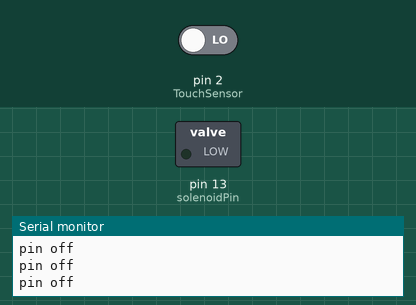
This sketch was run on a simulated Arduino Uno, built with avr-gcc and run on an emulated ATmega328P. Shown: switched loads named in the sketch (green lamp = pin HIGH), the last lines printed to the serial monitor. Inputs (shaded band) come from the test bench; at power-on: pin 2 (TouchSensor) LOW.

Above: at 1.2 s.
1.3 s: pin 2 (TouchSensor) driven HIGH
At 2.3 s:
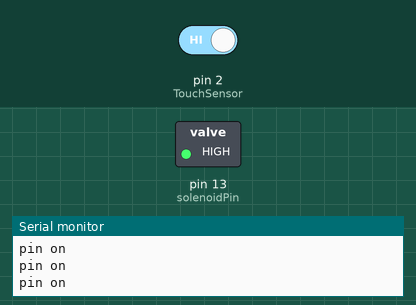
2.8 s: pin 2 (TouchSensor) driven LOW
At 3.4 s:
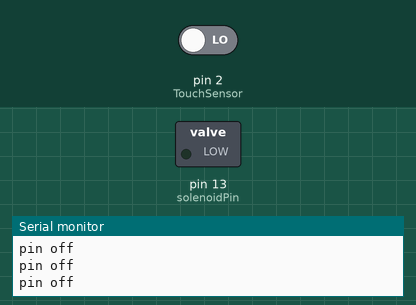
Timing chart, 0 to 5.8 s (numbered marks = the images above; inputs shaded):
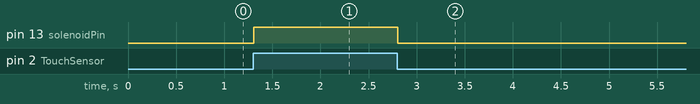

The sketch:

solenoid_valve_1.ino
```cpp
//based on code from https://www.bc-robotics.com/tutorials/controlling-a-solenoid-valve-with-arduino/
/* Arduino code for touch sensor
 *  based on code by Edgaras Art on Youtube.com
 *  modified by Camille Baumann-Jaeger
 *
  */

int solenoidPin= 13; // output pin for Arduino
int TouchSensor = 2;

void setup() {
  // put your setup code here, to run once:
  Serial.begin(9600);
  pinMode(solenoidPin, OUTPUT);
  pinMode(TouchSensor, INPUT);
}

void loop() {
  // put your main code here, to run repeatedly:
  if (digitalRead(TouchSensor)==HIGH) //reads the touch sensor
  {
    digitalWrite(solenoidPin, HIGH);
    Serial.println("pin on");
  }
  else
  {
  digitalWrite(solenoidPin, LOW);
  Serial.println("pin off");
  }
}
```

Measured:
- after the input at 1.3 s, pin 13 (solenoidPin): LOW → HIGH at once
- after the input at 2.8 s, pin 13 (solenoidPin): HIGH → LOW at once
